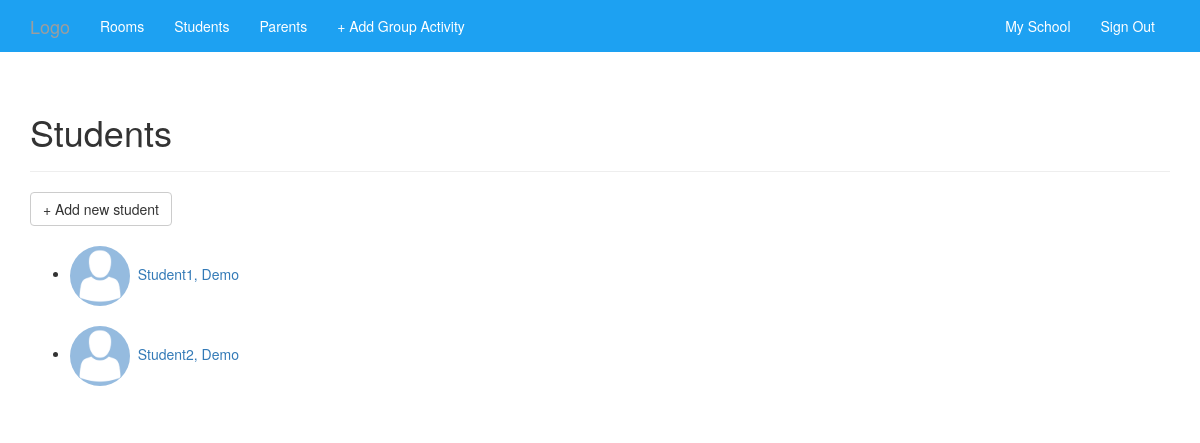
The app's page /students (signed in) with its own data.
### app/models.py (models this page shows, shortened)
class Student(db.Model):
    __tablename__ = 'students'
    student_id = db.Column(db.Integer, primary_key=True)
    gender_id = db.Column(db.Integer, db.ForeignKey('gender.gender_id'))
    avatar = db.Column(db.String)
    first_name = db.Column(db.String(64))
    last_name = db.Column(db.String(64))
    date_of_birth = db.Column(db.DateTime, index=True)
    notes = db.Column(db.Text)
    school_id = db.Column(db.Integer, db.ForeignKey('schools.school_id'))
    room_id = db.Column(db.Integer, db.ForeignKey('rooms.room_id'))
    activity = db.relationship('ActivityLog',
                               backref=db.backref('student'),
                               primaryjoin=student_id == ActivityLog.student_id
                               )
    status = db.relationship('StudentStatus',
                             backref=db.backref('student'),
                             primaryjoin=student_id == StudentStatus.student_id
                             )
    parent = db.relationship('Parent', secondary='student_parent')

### app/main/views.py (the view)
@main.route("/students")
@login_required
@admin_required
def students():
    students = Student.query.filter_by(school=current_user.school).all()
    return render_template('students.html', students=students)

### app/main/__init__.py (called while the page is built)
@main.app_context_processor
def inject_permissions():
    return dict(Permission=Permission)

### app/models.py (called while the page is built)
@login_manager.user_loader
def load_user(user_id):
    return User.query.get(int(user_id))

    def can(self, permissions):
        return self.role is not None and (self.role.permissions & permissions == permissions)

    def is_administrator(self):
        return self.can(Permission.ADMINISTER)

### app/templates/students.html (shortened to what this page needs)
{% extends "base.html" %}
{% block page_content %}
<div class="page-header">
    <h1>Students</h1>
</div>
<div>
    <a class="btn btn-default" href="{{ url_for('.create_student') }}">+ Add new student</a>
</div>
<div>
    <ul>
        {% for i in students %}
        <li>
            {% if i.avatar %}
                <img class="img-circle" width="60px" src="/static/img/{{ i.avatar }}">
            {% else %}
                <img class="img-circle" width="60px" src="/static/img/avatar-1577909_640.png">
            {% endif %}
            <a href="{{ url_for('.student', student_id=i.student_id) }}">
            <span>&nbsp</span>{{ i.last_name }}, {{ i.first_name }}
        </a></li><br />
        {% endfor %}
    </ul>
</div>
{% endblock %}

### records on screen
Student: last_name "Student1", first_name "Demo"
Student: last_name "Student2", first_name "Demo"
